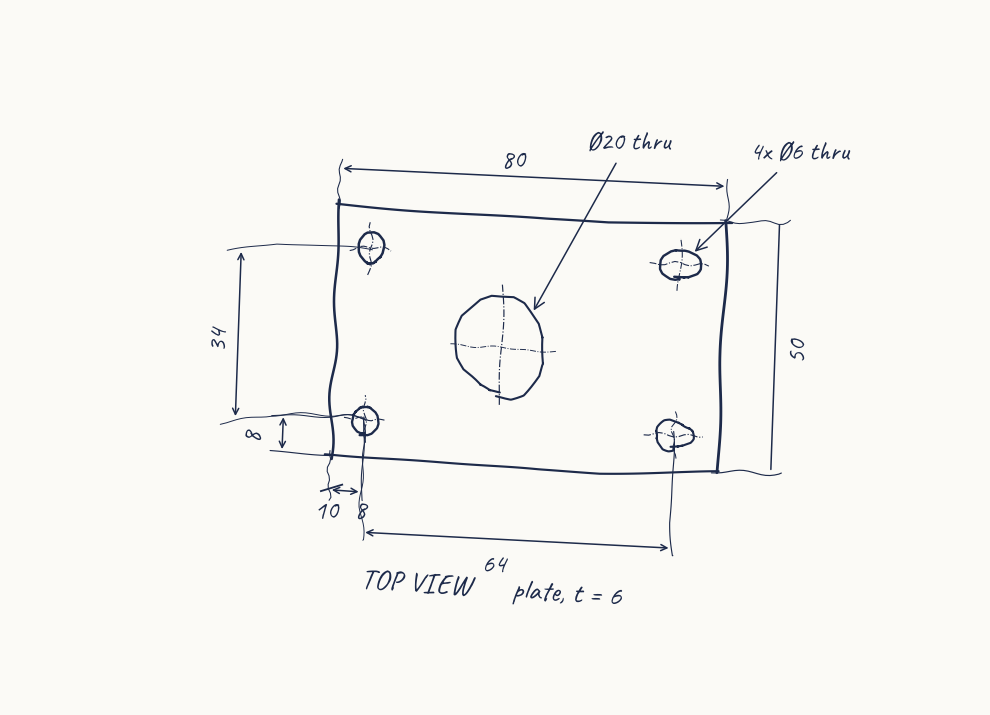
#> input picture experiments/hand-sketches/sketches/01_plate.png, 990 x 715 px, found by its file name
$ python spike.py
#> lines starting #> are read from the running program, lines starting #| are printed output that depends on the picture
### experiments/reading-spike/draw_sketches.py
"""Draws three dimensioned test sketches in a hand-drawn style.

Ground truth for each part lives in ground_truth.json (same format the model must return).
Coordinates: mm, origin at the lower-left-front corner of the part's bounding box,
X to the right, Y to the back, Z up.
"""
import math
import os

import matplotlib

matplotlib.use("Agg")
import matplotlib.pyplot as plt
from matplotlib.patches import Arc, Circle, FancyBboxPatch

OUT = os.path.join(os.path.dirname(__file__), "sketches")
os.makedirs(OUT, exist_ok=True)
INK = "#1d2a4a"
LW = 1.6


def line(ax, x1, y1, x2, y2, lw=LW, ls="-"):
    ax.plot([x1, x2], [y1, y2], color=INK, lw=lw, ls=ls, solid_capstyle="round")


def rect(ax, x, y, w, h):
    line(ax, x, y, x + w, y)
    line(ax, x + w, y, x + w, y + h)
    line(ax, x + w, y + h, x, y + h)
    line(ax, x, y + h, x, y)


def circle(ax, cx, cy, d, centre=True):
    ax.add_patch(Circle((cx, cy), d / 2, fill=False, ec=INK, lw=LW))
    if centre:
        e = d / 2 + 2
        line(ax, cx - e, cy, cx + e, cy, lw=0.7, ls="-.")
        line(ax, cx, cy - e, cx, cy + e, lw=0.7, ls="-.")


def dim(ax, p1, p2, offset, text, horizontal=True, fs=12):
    """Linear dimension between two points with extension lines."""
    (x1, y1), (x2, y2) = p1, p2
    if horizontal:
        y = offset
        for x, y0 in ((x1, y1), (x2, y2)):
            line(ax, x, y0, x, y + (1.5 if y > y0 else -1.5), lw=0.7)
        ax.annotate("", (x1, y), (x2, y), arrowprops=dict(arrowstyle="<->", color=INK, lw=0.9))
        ax.text((x1 + x2) / 2, y + (1.2 if y > y1 else -1.2), text, ha="center",
                va="bottom" if y > y1 else "top", fontsize=fs, color=INK)
    else:
        x = offset
        for x0, y in ((x1, y1), (x2, y2)):
            line(ax, x0, y, x + (1.5 if x > x0 else -1.5), y, lw=0.7)
        ax.annotate("", (x, y1), (x, y2), arrowprops=dict(arrowstyle="<->", color=INK, lw=0.9))
        ax.text(x + (1.2 if x > x1 else -1.2), (y1 + y2) / 2, text, ha="left" if x > x1 else "right",
                va="center", fontsize=fs, color=INK, rotation=90)


def leader(ax, target, at, text, fs=12):
    ax.annotate(text, target, at, fontsize=fs, color=INK,
                arrowprops=dict(arrowstyle="->", color=INK, lw=0.9))


def label(ax, x, y, text, fs=13):
    ax.text(x, y, text, fontsize=fs, color=INK, ha="center", fontweight="bold")


# [18 lines left out: functions finish, slot, not called in this run]


def part1():
    """Mounting plate 80 x 50 x 6, 4x Ø6 corner holes, central Ø20."""
    fig, ax = plt.subplots(figsize=(9, 6.5))
    rect(ax, 0, 0, 80, 50)
    for x, y in ((8, 8), (72, 8), (8, 42), (72, 42)):
        circle(ax, x, y, 6)
    circle(ax, 40, 25, 20)
    dim(ax, (0, 50), (80, 50), 58, "80")
    dim(ax, (80, 0), (80, 50), 90, "50", horizontal=False)
    dim(ax, (0, 0), (8, 8), -7, "8")
    dim(ax, (0, 0), (8, 8), -8, "8", horizontal=False)
    dim(ax, (8, 8), (72, 8), -15, "64")
    dim(ax, (8, 8), (8, 42), -16, "34", horizontal=False)
    leader(ax, (74, 44), (84, 64), "4x Ø6 thru")
    leader(ax, (47, 32), (56, 66), "Ø20 thru")
    label(ax, 40, -27, "TOP VIEW      plate, t = 6")
    finish(fig, ax, "01_plate.png", (-28, 105), (-32, 72))


# [63 lines left out: functions part2, part3, not called in this run]


# [7 lines that do not run on import are left out]

### experiments/sam-spike/views.py
"""Pixel boxes of each view in the spike drawings, from the drawing scripts (spike only; the product gets view boxes
from Muse Spark grounding). Re-runs a draw function, intercepts its savefig and maps data coordinates to pixels."""
import os
import sys

import matplotlib

matplotlib.use("Agg")
import matplotlib.pyplot as plt  # noqa: E402

HERE = os.path.dirname(os.path.abspath(__file__))
EXP = os.path.dirname(HERE)
sys.path.insert(0, os.path.join(EXP, "reading-spike"))
sys.path.insert(0, os.path.join(EXP, "benchmark"))
import draw_sketches as ds  # noqa: E402
import draw_parts as dp  # noqa: E402

# view rectangles in drawing (data) coordinates, and a point inside the part's material for each view
VIEWS = {
    "01_plate": (ds.part1, {"top": ((0, 0, 80, 50), (20, 20))}),
    "02_l_bracket": (ds.part2, {"top": ((0, 0, 60, 40), (10, 25)), "front": ((0, 62, 60, 102), (5, 82)),
                                "side": ((95, 62, 135, 102), (132.5, 80))}),
    "06_angled_bracket": (dp.part6, {"front": ((0, 55, 80, 95), (8, 75)), "top": ((0, 0, 80, 30), (70, 22))}),
}


def pixel_views(part, pad=1.5):
    """{view: {"box": (x1, y1, x2, y2), "point": (x, y)}} in pixels of the clean PNG (origin top-left)."""
    fn, views = VIEWS[part]
    captured = {}

    def finish(fig, ax, name, xlim, ylim):
#> called with name = '01_plate.png', xlim = (-28, 105), ylim = (-32, 72)
        ax.set_xlim(*xlim)
        ax.set_ylim(*ylim)
        ax.set_aspect("equal")
        ax.axis("off")
        fig.canvas.draw()
        scale = 110 / fig.dpi
        H = round(fig.get_size_inches()[1] * 110)

        def px(x, y):
            dx, dy = ax.transData.transform((x, y))
            return dx * scale, H - dy * scale
        for v, ((x0, y0, x1, y1), (qx, qy)) in views.items():
            ax_, ay_ = px(x0 - pad, y1 + pad)
            bx_, by_ = px(x1 + pad, y0 - pad)
            captured[v] = {"box": (round(ax_), round(ay_), round(bx_), round(by_)), "point": tuple(round(c) for c in px(qx, qy))}
        plt.close(fig)
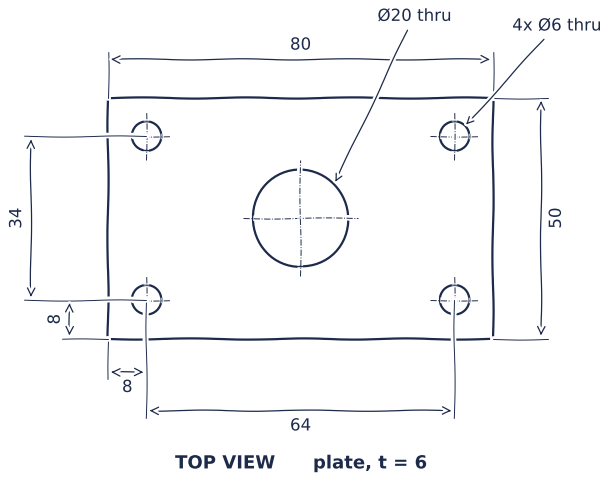
#> figure drawn by matplotlib, 1 panel

    orig = ds.finish
    ds.finish = finish
    try:
        with plt.xkcd(scale=0.6, length=120, randomness=2):
            fn()
    finally:
        ds.finish = orig
    return captured


# [12 lines that do not run on import are left out]

### hephaestus/meta_api.py
"""Minimal Meta Model API client (Responses API, streamed, structured output) with a spend guard.

Auth: MODEL_API_KEY, or a proxy that injects the key for api.meta.ai (cloud environments).

Every call is appended to a spend log (JSON lines: timestamp, script, model, tokens, cost): $SPEND_LOG if set, else
experiments/spend.jsonl in the repo. The server points SPEND_LOG at its volume and derives its daily cap from it.
"""
import base64
import datetime
import json
import os
import sys
import threading
import time

import requests

API = "https://api.meta.ai/v1/responses"
DEFAULT_MODEL = "muse-spark-1.3-contributor"
# USD per 1M tokens (input, cached input, output), dev.meta.ai pricing, Oct 2026
PRICES = {
    "muse-spark-1.3": (1.25, 0.15, 4.25),
    "muse-spark-1.3-contributor": (0.10, 0.002, 0.20),
}


_REPO_LOG = os.path.join(os.path.dirname(os.path.dirname(os.path.abspath(__file__))), "experiments", "spend.jsonl")
_log_lock = threading.Lock()


# [38 lines left out: functions spend_log_path, log_spend, spent_since, not called in this run]


class ModelError(RuntimeError):
    pass


class BudgetExceeded(ModelError):
    pass


class Budget:
    """Shared spend counter; refuses new calls once `limit_usd` is reached."""

    def __init__(self, limit_usd):
        self.limit_usd, self.spent = limit_usd, 0.0

    def check(self):
        if self.spent >= self.limit_usd:
            raise BudgetExceeded(f"budget ${self.limit_usd:.2f} used up (spent ${self.spent:.4f})")

    def charge(self, usd):
        self.spent += usd


# [5 lines left out: function cost, not called in this run]


def text(s):
    return {"type": "input_text", "text": s}


# [34 lines left out: functions image, read_stream, not called in this run]


class Client:
    def __init__(self, model=DEFAULT_MODEL, effort="medium", budget=None):
        self.model, self.effort = model, effort
        self.budget = budget or Budget(float("inf"))

    # [43 lines left out: function respond, not called in this run]

### hephaestus/compile.py
"""Deterministic compiler: part spec v1 -> CadQuery solid, STEP/STL bytes, metrics and silhouettes.

Usage:
  python -m hephaestus.compile examples/plate.json --out out/
  python -m hephaestus.compile examples/plate.json --out out/ --set width=100 --set hole_inset=10

Every problem is reported as a SpecError whose messages name the feature and say what to change; the
verification loop feeds these back to the model as-is.
"""
import argparse
import json
import math
import os
import re
import sys
import tempfile
import time
from dataclasses import dataclass, field

import cadquery as cq
import numpy as np
from OCP.BRepTools import BRepTools
from OCP.TopAbs import TopAbs_EDGE, TopAbs_FACE
from OCP.TopExp import TopExp
from OCP.TopTools import TopTools_IndexedDataMapOfShapeListOfShape
from pydantic import ValidationError

from . import render
from .expr import ExprError, evaluate, resolve_parameters
from .spec import PartSpec, load

V = cq.Vector
TOL = 1e-6                       # geometric comparisons, mm
MESH_TOL, MESH_ANG = 0.01, 0.1   # tessellation: mm chord deviation, radians
OVERSHOOT = 1.0                  # cutting tools start this far outside the surface, mm

# (u, v, w) -> world axis index, per sketch plane
PLANE_AXES = {"XY": (0, 1, 2), "XZ": (0, 2, 1), "YZ": (1, 2, 0)}
# face name -> (plane, side of the bbox along w)
FACES = {"top": ("XY", "max"), "bottom": ("XY", "min"), "back": ("XZ", "max"), "front": ("XZ", "min"),
         "right": ("YZ", "max"), "left": ("YZ", "min")}
AXIS_NAMES = "xyz"
NON_NUMERIC = {"id", "type", "plane", "face", "direction", "operation", "anchor", "shape", "kind", "axis",
               "edges", "feature", "open_faces", "through", "clockwise"}


class SpecError(ValueError):
    """A spec that cannot be compiled. `errors` are self-contained messages, one per problem."""

    # [4 lines left out: function __init__, not called in this run]


@dataclass
class Result:
    spec: PartSpec
    params: dict
    solid: cq.Solid
    step: bytes
    stl: bytes
    metrics: dict
    silhouettes: dict
    warnings: list = field(default_factory=list)
    timings: dict = field(default_factory=dict)
    geometry: dict = field(default_factory=dict)   # per feature id: where it ended up (see feature_geometry)


# ---------------------------------------------------------------- small helpers
def fmt(x):
    return f"{x:.6g}" if abs(x - round(x)) > 1e-9 else str(int(round(x)))


def pt(p):
    return "(" + ", ".join(fmt(c) for c in p) + ")"


# [5 lines left out: function world, not called in this run]


def axis_vec(plane, which):
    idx = PLANE_AXES[plane]["uvw".index(which)]
    return V(*[1.0 if i == idx else 0.0 for i in range(3)])


def bbox_of(shape):
    bb = shape.BoundingBox()
    return np.array([bb.xmin, bb.ymin, bb.zmin]), np.array([bb.xmax, bb.ymax, bb.zmax])


# [89 lines left out: functions in_plane, single_solid, _resolve_values, resolve, check_references, not called in this run]


# ---------------------------------------------------------------- profiles
def _edges_from_points(plane, w, pts2d):
    return [cq.Edge.makeLine(world(plane, *a, w), world(plane, *b, w))
            for a, b in zip(pts2d, pts2d[1:] + pts2d[:1]) if math.dist(a, b) > TOL]


# [132 lines left out: functions _arc_center_mid, profile_wire, profile_face, split_face, placement, check_center and 1 more, not called in this run]


def _cylinder(plane, u, v, w0, length, d):
    return cq.Solid.makeCylinder(d / 2, length, world(plane, u, v, w0), axis_vec(plane, "w"))


# [339 lines left out: functions hole_tool, slot_tool, _edge_faces, _faces_of, _in_inner_wire, _outer_info and 9 more, not called in this run]


def _vec(v):
    return [round(c, 9) for c in v.toTuple()]


# [56 lines left out: functions feature_geometry, step_bytes, not called in this run]


def _r(x, nd=6):
    return [round(float(v), nd) for v in x]


def compile(spec, overrides=None, mm_per_px=0.2, silhouettes=True):  # noqa: A001 - the name is the point
    """Compile a PartSpec (model, dict or JSON path). Raises SpecError with readable messages.
    silhouettes=False skips the masks (about half the time), for interactive recompiles."""
    timings, t0 = {}, time.perf_counter()
    try:
        spec = load(spec)
    except ValidationError as e:
        raise SpecError([_pydantic_msg(err) for err in e.errors()]) from None
    params, feats = resolve(spec, overrides)
    check_references(feats)
    timings["resolve"] = time.perf_counter() - t0

    t = time.perf_counter()
    solid, status, geometry = build(feats)
    timings["build"] = time.perf_counter() - t

    t = time.perf_counter()
    lo, hi = bbox_of(solid)
    verts, tris = solid.tessellate(MESH_TOL, MESH_ANG)
    verts = np.array([v.toTuple() for v in verts], dtype=float)
    tris = np.array(tris, dtype=np.int64)
    stl = render.stl_bytes(verts, tris, f"hephaestus {spec.name}")
    step = step_bytes(solid, spec.name)
    timings["export"] = time.perf_counter() - t

    t = time.perf_counter()
    sil = render.silhouettes(verts, tris, lo, hi, mm_per_px) if silhouettes else {}
    timings["silhouettes"] = time.perf_counter() - t

    warnings = []
    if np.abs(lo).max() > 1e-3:
        warnings.append(f"the part's bbox starts at {pt(_r(lo, 3))}, not at the origin; the convention is "
                        "origin at the lower-left-front corner of the bounding box")
    metrics = {
        "name": spec.name,
        "volume_mm3": round(solid.Volume(), 4),
        "bbox": {"min": _r(lo), "max": _r(hi), "size": _r(hi - lo)},
        "faces": len(solid.Faces()),
        "edges": len(solid.Edges()),
        "triangles": int(len(tris)),
        "parameters": {k: round(v, 6) for k, v in params.items()},
        "features": status,
        "silhouettes": {view: s.meta() for view, s in sil.items()},
        "warnings": warnings,
    }
    timings["total"] = time.perf_counter() - t0
    return Result(spec, params, solid, step, stl, metrics, sil, warnings, timings, geometry)


def _pydantic_msg(err):
    loc = ".".join(str(x) for x in err["loc"])
    return f"spec {loc}: {err['msg']}" if loc else f"spec: {err['msg']}"


# [39 lines left out: functions write_outputs, main, not called in this run]


# [2 lines that do not run on import are left out]

### experiments/sam-spike/spike.py
"""SAM 3.1 feasibility spike on line drawings: paper rectification and per-view part masks.

  python spike.py --max-usd 0.10      # ~15 SAM calls at $0.0025, all cached in experiments/sam_cache/

For plate, L-bracket and angled bracket, clean drawing + fake phone photo:
1. photos: SAM "sheet of paper" -> paper mask -> 4 corners -> homography to the clean sheet size (vs a brightness
   threshold fallback);
2. each view: SAM with a box prompt, and box + a point inside the part, vs a classical fill of closed contours;
   every mask is scored by IoU against the true part's silhouette placed in the same view box.
Overlays go to out/.
"""
import argparse
import json
import logging
import os
import sys

import cv2
import numpy as np
from PIL import Image

logging.getLogger("matplotlib.font_manager").setLevel(logging.ERROR)
HERE = os.path.dirname(os.path.abspath(__file__))
ROOT = os.path.dirname(os.path.dirname(HERE))
sys.path.insert(0, ROOT)
sys.path.insert(0, HERE)

from hephaestus import meta_api, sam  # noqa: E402
from hephaestus.compile import compile  # noqa: E402
from views import pixel_views  # noqa: E402

PARTS = {"01_plate": "plate", "02_l_bracket": "l_bracket", "06_angled_bracket": "angled_bracket"}
OUT = os.path.join(HERE, "out")


def sketch_path(part, variant):
    d = os.path.join(ROOT, "experiments", "reading-spike" if part[:2] in ("01", "02") else "benchmark", "sketches")
    return os.path.join(d, part + (".png" if variant == "clean" else f"__{variant}.jpg"))


def encode(img_rgb):
    ok, buf = cv2.imencode(".png", cv2.cvtColor(img_rgb, cv2.COLOR_RGB2BGR))
    return buf.tobytes()


# ---------------------------------------------------------------- paper
# [12 lines left out: function quad_from_mask, not called in this run]


def order(pts):
    s, d = pts.sum(1), np.diff(pts, axis=1).ravel()
    return np.array([pts[np.argmin(s)], pts[np.argmin(d)], pts[np.argmax(s)], pts[np.argmax(d)]], np.float32)


# [11 lines left out: functions paper_classical, rectify, not called in this run]


# ---------------------------------------------------------------- views
def truth_masks(name, views, shape):
    """The true part's silhouette per view, placed in the view box (box minus the 1.5 mm pad), as image masks."""
    r = compile(os.path.join(ROOT, "examples", name + ".json"))
    out = {}
    for v, b in views.items():
        sil = r.silhouettes[v]
        lo, hi = np.array(r.metrics["bbox"]["min"]), np.array(r.metrics["bbox"]["max"])
        i, j = {"top": (0, 1), "front": (0, 2), "side": (1, 2)}[v]
        # crop the mask to the part bbox in this view
        r0, c0 = sil.to_px(lo[i], hi[j])
        r1, c1 = sil.to_px(hi[i] - 1e-6, lo[j] + 1e-6)
        crop = sil.mask[r0:r1 + 1, c0:c1 + 1]
        x1, y1, x2, y2 = b["box"]
        pad = 1.5 * (x2 - x1) / (hi[i] - lo[i] + 3)          # 1.5 mm in pixels
        px1, py1, px2, py2 = [int(round(t)) for t in (x1 + pad, y1 + pad, x2 - pad, y2 - pad)]
        m = np.zeros(shape, bool)
        res = np.asarray(Image.fromarray(crop.astype(np.uint8) * 255).resize((px2 - px1, py2 - py1), Image.NEAREST)) > 127
        m[py1:py2, px1:px2] = res
        out[v] = m
    return out


# [44 lines left out: functions classical_view, iou, overlay, not called in this run]


def main():
    ap = argparse.ArgumentParser()
    ap.add_argument("--max-usd", type=float, default=0.10)
    ap.add_argument("--offline", action="store_true", help="cache only")
    args = ap.parse_args()
    budget = meta_api.Budget(args.max_usd)
    os.environ.setdefault("SPEND_SCRIPT", "experiments/sam-spike/spike.py")
    results, calls = [], []
    for part, name in PARTS.items():
        views = pixel_views(part)
        clean = np.asarray(Image.open(sketch_path(part, "clean")).convert("RGB"))
        H, W = clean.shape[:2]
#> H = 715; W = 990
        truth = truth_masks(name, views, (H, W))
        for variant in ("clean", "photo"):
            row = {"part": part, "variant": variant}
            if variant == "clean":
                img = clean
            else:
                photo = np.asarray(Image.open(sketch_path(part, "photo")).convert("RGB"))
                pb = open(sketch_path(part, "photo"), "rb").read()
                res = sam.segment(pb, "sheet of paper", budget=budget, offline=args.offline)
                calls.append(res)
                recs = res["records"]
                row["paper_objects"] = len(recs)
                quads = {}
                if recs:
                    paper = sam.full_mask(max(recs, key=lambda r: (r["box"][2] - r["box"][0]) * (r["box"][3] - r["box"][1])))
                    quads["sam"] = quad_from_mask(paper)
                quads["classical"] = quad_from_mask(paper_classical(photo))
                overlay(photo, [(paper, (230, 120, 30))] if recs else [], os.path.join(OUT, f"{part}__photo_paper.png"),
                        quad=quads.get("sam"))
                # judge rectification by how well the views line up afterwards: rectify with each, measure ink IoU
                rect = {k: rectify(photo, q, (W, H)) for k, q in quads.items() if q is not None}
                def ink(im):
                    g = cv2.cvtColor(im, cv2.COLOR_RGB2GRAY)
                    return cv2.dilate((cv2.adaptiveThreshold(g, 255, cv2.ADAPTIVE_THRESH_MEAN_C, cv2.THRESH_BINARY_INV, 31, 12) > 0).astype(np.uint8), np.ones((5, 5), np.uint8)) > 0
                clean_ink = ink(clean)
                row["rectify_ink_iou"] = {k: round(float((ink(v) & clean_ink).sum() / (ink(v) | clean_ink).sum()), 3) for k, v in rect.items()}
                best = "sam" if "sam" in rect else "classical"
                img = rect[best]
                Image.fromarray(img).save(os.path.join(OUT, f"{part}__photo_rectified.png"))
            data = encode(img)
            objs_box = [{"id": k, "box": views[v]["box"]} for k, v in enumerate(views)]
            objs_pt = [{"id": k, "box": views[v]["box"], "points": [views[v]["point"]]} for k, v in enumerate(views)]
            masks = {}
            for label, objs in (("box", objs_box), ("box+point", objs_pt)):
                res = sam.segment(data, sam.object_prompt(objs, W, H), budget=budget, offline=args.offline)
                calls.append(res)
                by_id = {r["id"]: sam.full_mask(r) for r in res["records"]}
                masks[label] = {v: by_id.get(k, np.zeros((H, W), bool)) for k, v in enumerate(views)}
            masks["classical"] = {v: classical_view(img, views[v]["box"]) for v in views}
            row["iou"] = {label: {v: round(iou(m[v], truth[v], views[v]["box"]), 3) for v in views} for label, m in masks.items()}
            colours = [(30, 110, 220), (220, 60, 30), (40, 160, 70)]
            for label in masks:
                overlay(img, [(masks[label][v], colours[k % 3]) for k, v in enumerate(views)],
                        os.path.join(OUT, f"{part}__{variant}__{label.replace('+', '_')}.png"),
                        boxes=[views[v]["box"] for v in views],
                        points=[views[v]["point"] for v in views] if label == "box+point" else ())
            results.append(row)
            print(json.dumps(row), flush=True)
    fresh = [c for c in calls if not c["cached"]]
    secs = [c["seconds"] for c in calls]
    print(f"\nSAM calls: {len(calls)} ({len(fresh)} new, ${sum(c['cost_usd'] for c in fresh):.4f}); "
          f"latency median {np.median(secs):.1f} s, max {max(secs):.1f} s; usage example: {calls[0]['usage']}")
    json.dump(results, open(os.path.join(OUT, "results.json"), "w"), indent=1)


if __name__ == "__main__":
    main()
#> (the call stopped at in compile, `spec = load(spec)`: hephaestus is not available in this run)
